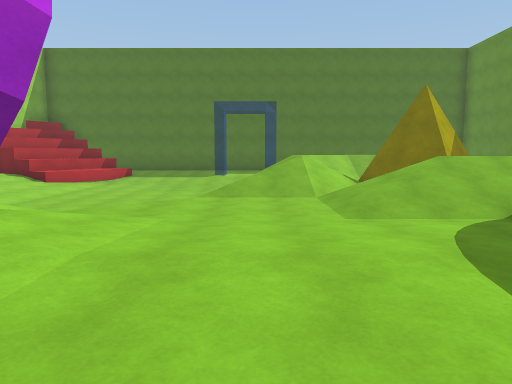
View 1 (above)

12 first-person views from a walk through a 3-D level made in the Unity game engine. The camera is 1.3 m above the floor, tilts 6° down and sees 70° across. The floor is counted in squares, 2 m on a side. Each view is taken from the middle of a square. On the plan, view 1 faces up. The plan holds only what a view shows up to about 11 squares ahead; the rest is blank. The player is left out. Surface patterns are stand-ins for the level's own textures.

View 2
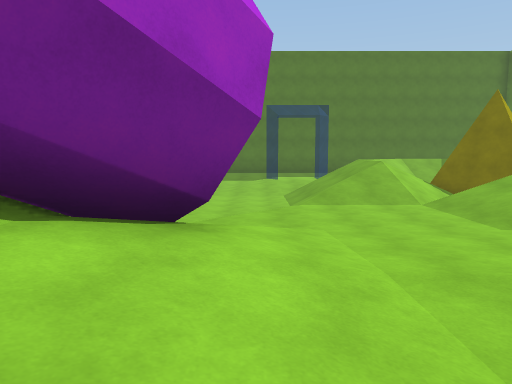

View 3
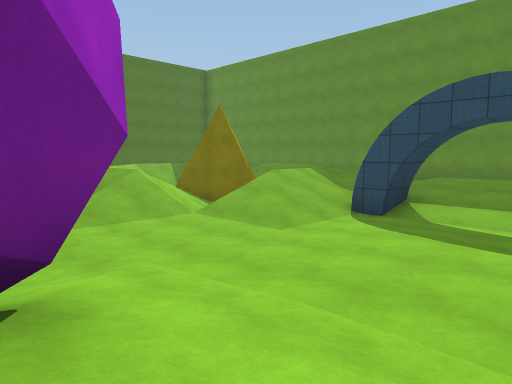

View 4
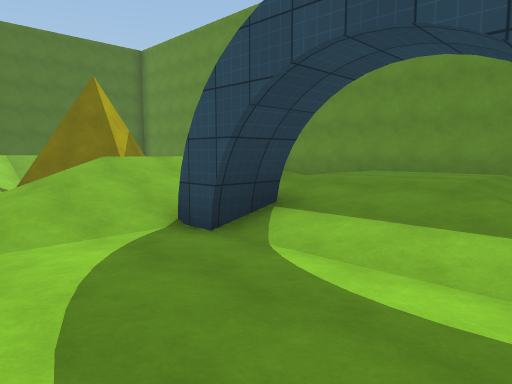

View 5
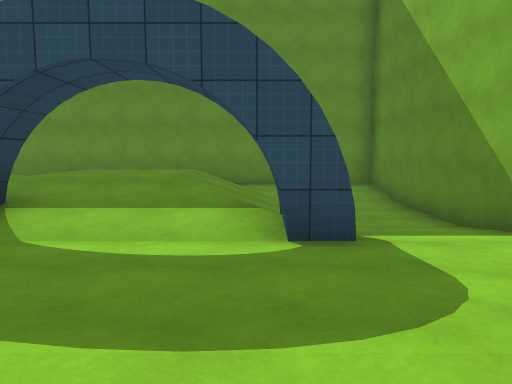

View 6
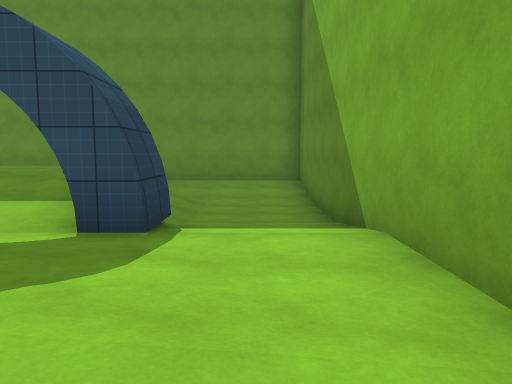

View 7
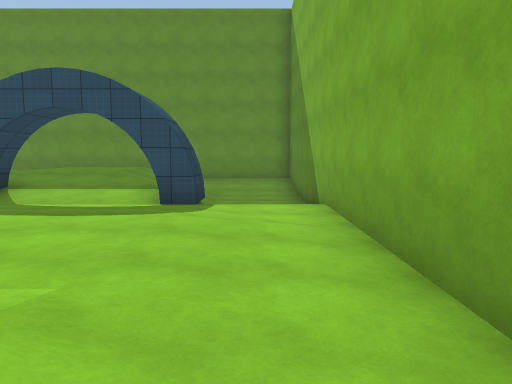

View 8
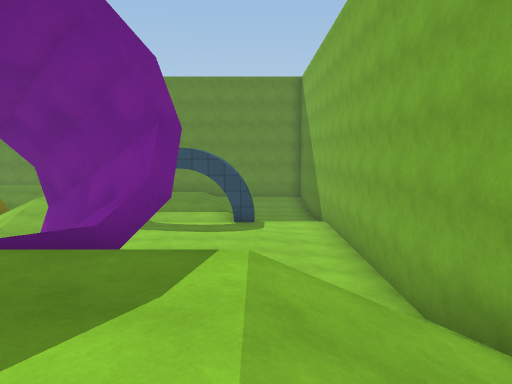

View 9
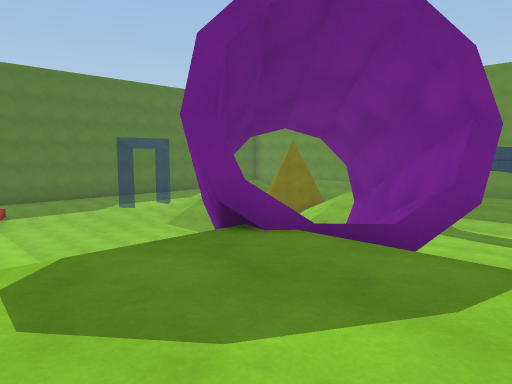

View 10
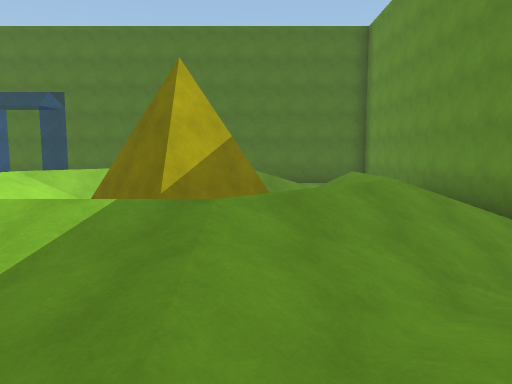

View 11
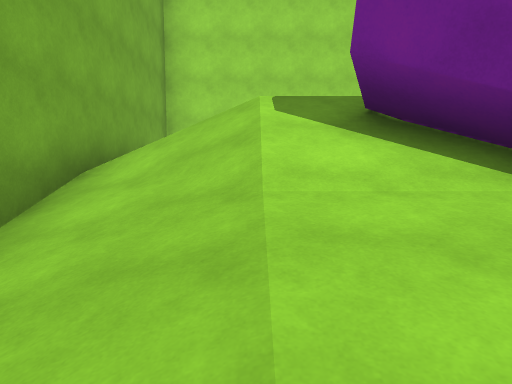

View 12
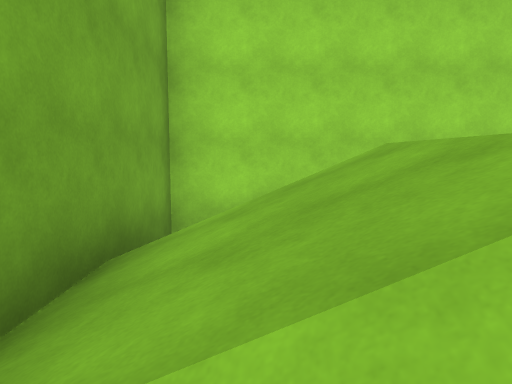

### Floor plan
Key: @ floor where view 1 was taken; # wall or solid block; . main floor; : floor 0.25 m higher than the main floor; - floor 0.25 m lower than the main floor; + floor 0.5 m higher than the main floor; _ floor 0.5 m lower than the main floor; * floor 0.75 m higher than the main floor; < floor 0.75 m lower than the main floor; % floor 1 m higher than the main floor; & floor 3 m higher than the main floor; / step, stairs or slope; = window, fence, low wall or low ledge.
Columns run from 11 left of view 1 to 11 right of it. Each row starts with its distance up from view 1.
 15                       #
 14               // //   #
 13              /// //   #
 12      <<     ///       #
 11     _<<<<</////       #
 10     _<<<<<////####    #
  9      <<<<<//////# ////#
  8      <<<<<////   //// #
  7        <<_/..///////  #
  6        /_....//////:  #
  5         ...../////*   #
  4       ##/:.....#+***  #
  3      ####+:::..:+***  #
  2    &&####+:::..:+///  #
  1    &&&==%+:::../////_-#
  0 #/ /&&////:@:..-_<<<_-#
 -1 #/ //////......-_<<<_-#
 -2 #://////.......-_<<<_-#
 -3  ######################

Positions as (right, up) in squares from view 1, and headings:
1: (0, 0), facing up
2: (-2, 0), facing up
3: (-3, 1), facing up-right
4: (1, 1), facing up-right
5: (0, 1), facing right
6: (0, -1), facing right
7: (-3, -1), facing right
8: (-8, 0), facing right
9: (-8, 0), facing up-right
10: (6, 4), facing up
11: (-1, 0), facing left
12: (-5, -1), facing left
